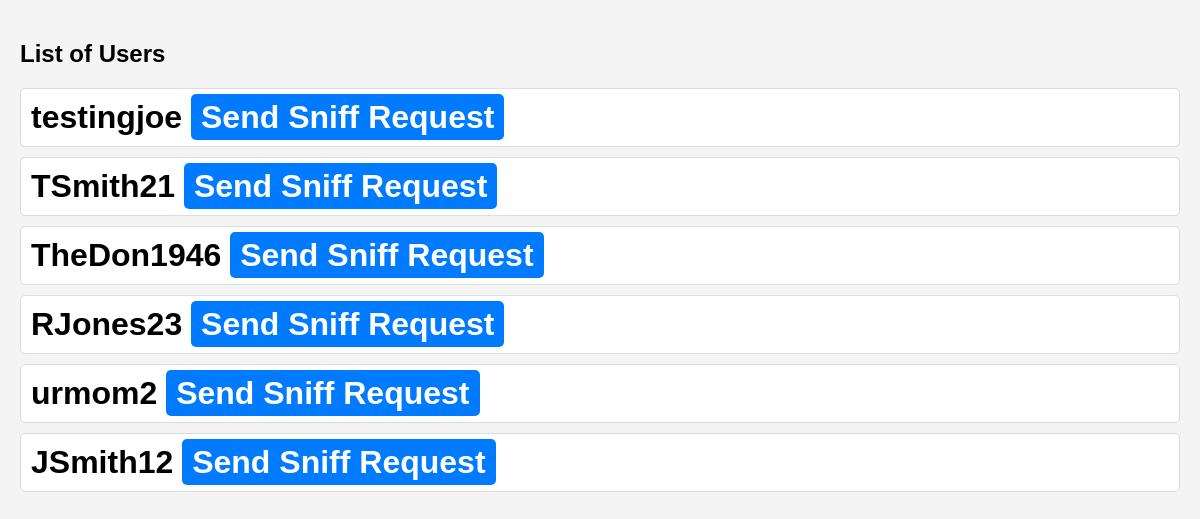
The app's page /send_example/ (signed in), older data.
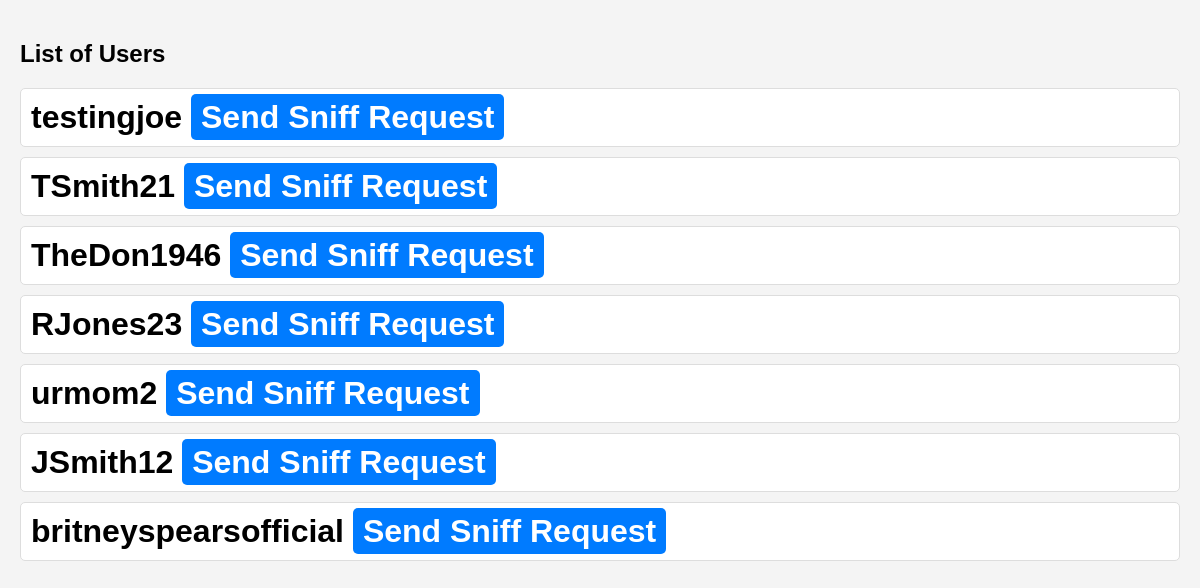
The same page, newer data.
### homepage/models.py (models this page shows)
class DawgHouseUser(AbstractBaseUser, PermissionsMixin):
    username = models.CharField(unique=True, max_length=30)
    first_name = models.CharField(max_length=30)
    last_name = models.CharField(max_length=30)
    bio = models.TextField(blank=True, max_length=200)
    friends = models.ManyToManyField("self", blank=True)
    is_staff = models.BooleanField(default=False)
    USERNAME_FIELD = "username"
    REQUIRED_FIELDS = ["first_name", "last_name"]
    objects = DawgHouseUserManager()

### homepage/views.py (the view)
# urls.py: path("send_example/", views.send_example_view, name="send_example"),
@login_required
def send_example_view(request):
    allusers = DawgHouseUser.objects.all()
    all_sniff_requests = SniffRequest.objects.all()
    context = {
        "allusers": allusers,
        "all_sniff_requests": all_sniff_requests,
    }
    return render(request, "sniff_example.html", context)

### homepage/templates/sniff_example.html (shortened to what this page needs)
<!DOCTYPE html>
<html lang="en">
  <head>
  </head>
  <body>
    <h2>List of Users</h2>
    <ul class="all_users">
      {% for user in allusers %}
        {% if not user.is_superuser %}
          {% if user not in request.user.friends.all and user != request.user %}
            <li>
              <h1 class="user_name">
                {{user.username}}
                <a href="/send_sniff_request/{{user.id}}/" class="friend_request_link"
                  >Send Sniff Request</a
                >
              </h1>
            </li>
          {% endif %}
        {% endif %}
      {% endfor %}
    </ul>
  </body>
</html>

Row changes from the older to the newer data that the page shows:
added DawgHouseUser: username "britneyspearsofficial"
